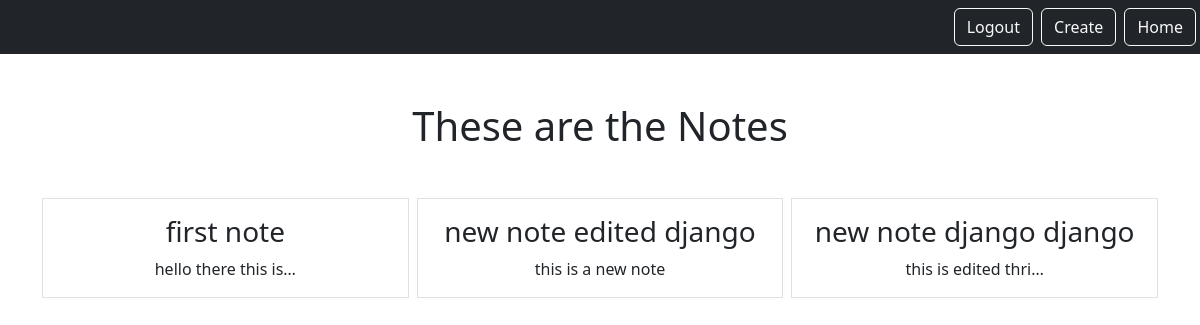
Page /smart/notes/ (signed in) on the committed database.
### notes/models.py (models this page shows)
class Notes(models.Model):
    title = models.CharField(max_length=200)
    text = models.TextField()
    created = models.DateTimeField(auto_now_add=True)
    user = models.ForeignKey(User, on_delete=models.CASCADE, related_name= "notes")

### notes/views.py (the view)
# urls.py: path('notes/',views.NotesListView.as_view(),name="notes.list"),
class NotesListView(LoginRequiredMixin, ListView):
       model = Notes
       context_object_name = "notes"
       template_name = "notes/notes_list.html"
       login_url = '/admin'
       def get_queryset(self):
              return self.request.user.notes.all()

### notes/templates/notes/notes_list.html
{% extends "base.html" %}
    {% block content %}
    <h1 class="my-5">These are the Notes</h1>
    <div class="row row-cols3 g-2">
        {% for note in notes %}
        <div class="col">
            <div class="p-3 border">
                <a href="{% url 'notes.detail' pk=note.id %}" class="text-dark text-decoration-none">
                    <h3>{{ note.title}}</h3>
                </a>
                {{note.text | truncatechars:20}}
            </div>
        </div>
        {% endfor %}
    </div>
    {% endblock %}

### rows in the picture
Notes: title "first note", text "hello there this is…"
Notes: title "new note edited django", text "this is a new note"
Notes: title "new note django django", text "this is edited thri…"
